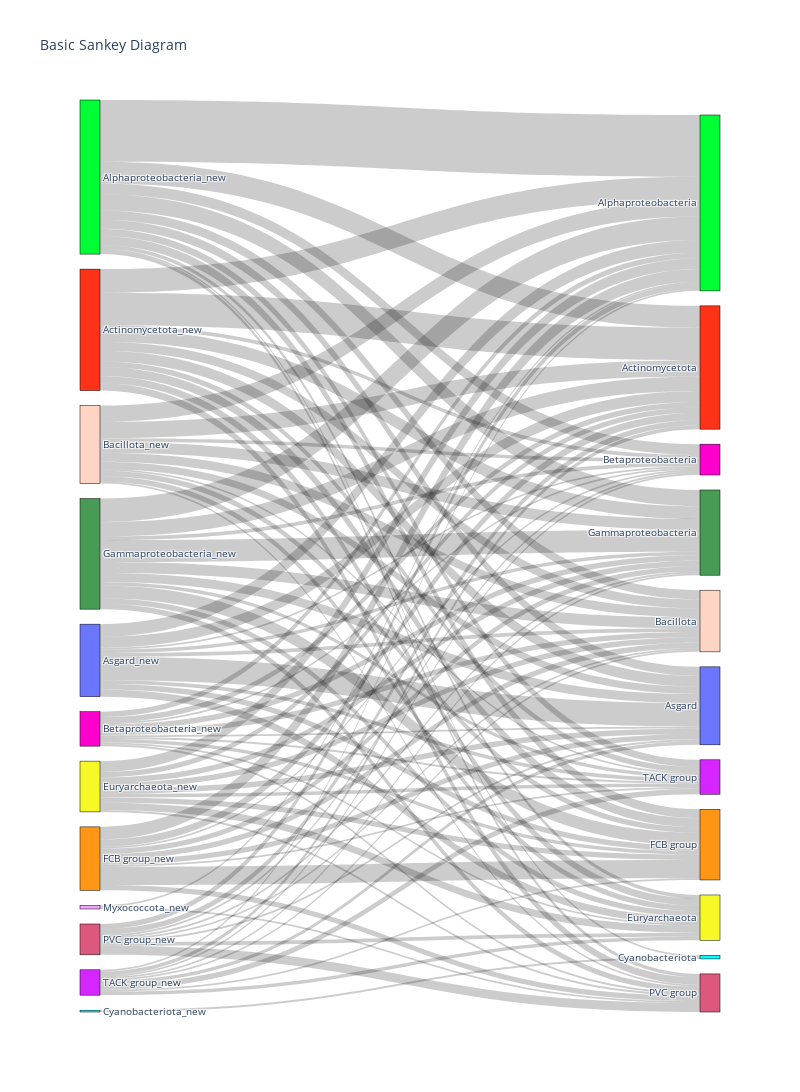

Notebook cell for this chart:
### Code cell
trees_cELW_dl_plot = trees_dl_cELW
trees_cELW_dl_plot = remove_hgt(trees_dl_cELW)

# get all possible labels
label = list(pd.concat([trees_cELW_dl_plot.prok_taxa, trees_cELW_plot.prok_taxa]).sort_values().unique())
# uc then dl labels
label_all = [i + "_new" for i in label] + label #+ ["None"]
# distribution of where dl cELW weight goes
cELWs = [reweighted_cELWs_dl(trees_cELW_dl_plot[trees_cELW_dl_plot.prok_taxa == taxa]) for taxa in label]
label_map = {v:k for k, v in dict(enumerate(label)).items()}
#label_map = {v:k for k, v in dict(enumerate(label + ["None"])).items()}
source, target, value, j = [], [], [], 0
for i in cELWs:
    target += [label_map[taxa] + 12 for taxa in list(i.index)]
    value += list(i)
    source += [j]*len(i)
    j += 1
    
fig1 = go.Figure(data=[go.Sankey(
    node = dict(
      pad = 15,
      thickness = 20,
      line = dict(color = "black", width = 0.5),
      label = label_all,
      color = (px.colors.qualitative.Light24)[:12]*2
    ),
    link = dict(
      source = source, # indices correspond to labels
      target = target,
      value = value
  ))])

fig1.update_layout(title_text="Basic Sankey Diagram", font_size=10, autosize=False, width=800, height=1200)
fig1.show()

### Figure 1 — Plotly figure (JSON) as saved in the notebook; plotly's stock layout.template omitted (floating-point values rounded to 4 significant figures)
{"data": [{"link": {"source": [0, 0, 0, 0, 0, 0, 0, 0, 0, 0, 1, 1, 1, 1, 1, 1, 1, 1, 1, 1, 1, 2, 2, 2, 2, 2, 2, 2, 2, 2, 2, 2, 3, 3, 3, 3, 3, 3, 3, 3, 3, 3, 3, 3, 4, 4, 4, 4, 4, 4, 4, 4, 4, 4, 5, 5, 5, 6, 6, 6, 6, 6, 6, 6, 6, 6, 6, 7, 7, 7, 7, 7, 7, 7, 7, 7, 7, 7, 7, 8, 8, 8, 8, 8, 8, 8, 8, 8, 8, 8, 9, 9, 9, 9, 9, 9, 10, 10, 10, 10, 10, 10, 10, 10, 10, 10, 11, 11, 11, 11, 11, 11, 11, 11, 11, 11, 11, 11], "target": [12, 13, 20, 14, 15, 19, 18, 22, 23, 16, 13, 12, 20, 16, 14, 15, 19, 23, 18, 22, 17, 14, 13, 12, 18, 19, 15, 20, 23, 16, 21, 22, 12, 13, 20, 15, 14, 18, 19, 16, 22, 23, 17, 21, 12, 13, 15, 20, 19, 14, 16, 18, 22, 23, 17, 13, 16, 13, 18, 12, 14, 15, 19, 20, 23, 22, 16, 19, 13, 12, 14, 15, 20, 22, 16, 23, 17, 18, 21, 13, 20, 12, 19, 15, 14, 18, 22, 16, 23, 21, 13, 22, 14, 15, 19, 23, 22, 12, 13, 18, 14, 15, 16, 20, 19, 23, 23, 12, 14, 18, 13, 15, 16, 19, 20, 17, 21, 22], "value": [18, 13, 7, 6, 5, 5, 4, 4, 3, 2, 34, 12, 9, 6, 5, 5, 5, 4, 2, 2, 1, 13, 7, 6, 4, 3, 2, 2, 2, 1, 0, 0, 9, 9, 6, 5, 4, 3, 3, 2, 1, 1, 0, 0, 3, 3, 3, 3, 2, 1, 1, 1, 1, 1, 1, 0, 0, 6, 4, 3, 3, 3, 3, 3, 2, 1, 0, 10, 7, 4, 3, 3, 3, 3, 1, 1, 0, 0, 0, 13, 12, 8, 7, 6, 5, 3, 3, 2, 2, 0, 1, 1, 0, 0, 0, 0, 5, 3, 3, 2, 1, 1, 1, 1, 0, 0, 3, 2, 2, 2, 1, 1, 1, 1, 1, 0, 0, 0]}, "node": {"color": ["#FD3216", "#00FE35", "#6A76FC", "#FED4C4", "#FE00CE", "#0DF9FF", "#F6F926", "#FF9616", "#479B55", "#EEA6FB", "#DC587D", "#D626FF", "#FD3216", "#00FE35", "#6A76FC", "#FED4C4", "#FE00CE", "#0DF9FF", "#F6F926", "#FF9616", "#479B55", "#EEA6FB", "#DC587D", "#D626FF"], "label": ["Actinomycetota_new", "Alphaproteobacteria_new", "Asgard_new", "Bacillota_new", "Betaproteobacteria_new", "Cyanobacteriota_new", "Euryarchaeota_new", "FCB group_new", "Gammaproteobacteria_new", "Myxococcota_new", "PVC group_new", "TACK group_new", "Actinomycetota", "Alphaproteobacteria", "Asgard", "Bacillota", "Betaproteobacteria", "Cyanobacteriota", "Euryarchaeota", "FCB group", "Gammaproteobacteria", "Myxococcota", "PVC group", "TACK group"], "line": {"color": "black", "width": 0.5}, "pad": 15, "thickness": 20}, "type": "sankey"}], "layout": {"autosize": false, "font": {"size": 10}, "height": 1200, "title": {"text": "Basic Sankey Diagram"}, "width": 800}}
